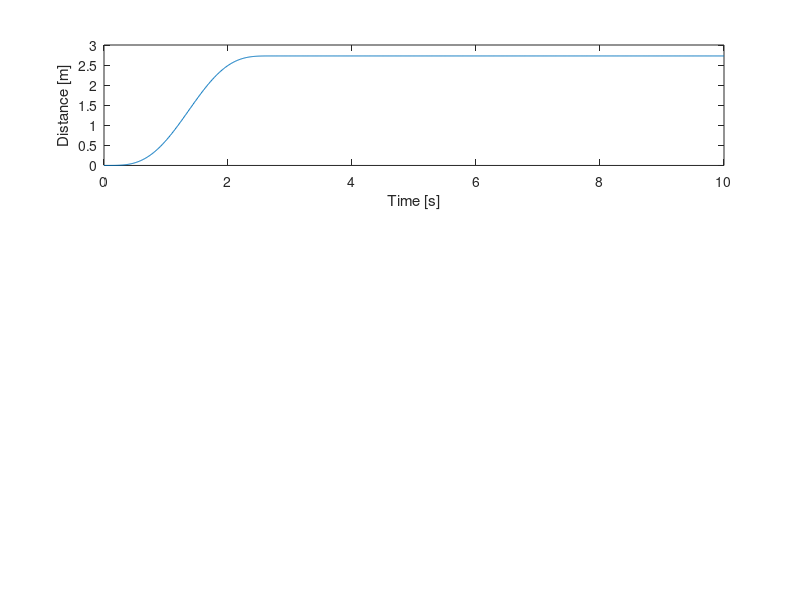

Recreate this plot in MATLAB. (Note: this script raises an error after producing the figure.)
%% TRANSFER FUNCTION 
clear all
clc
g = 9.81;
c = 0.0001003302; %damping
l = 1.80; %cable length

sys = tf([-1 0 0], [l 0 g]);  

% Experiment opstelling:
theta_f = pi/4; %gewenste eindhoek kabel
dx_object = 4; %horizontale verplaatsing bak
dx_robot = dx_object - l*sin(theta_f); 



x = 0:0.1:dx_robot; %m
time = 0:0.01:10; %s



% Choose desired input: 

% 1 = ramp input constant speed
% 2 = bang-bang motion law (1e orde continu)
% 3 = minimal rms (2e orde continu)
% 4 = 7de graads polynoom (4e orde continu, heel smooth dus eig hoop ik dat
% dit minder goed werkt)

input_type = 4;


% Loop for different velocities
iterations = 4;
indicators = zeros(iterations,2)';

for i = 1:iterations
    input = zeros(length(time),1);

    if input_type == 1
        % snelheid robot = v
        v = i; %m/s
        indicators(1,i) =v;

        % t = x/v: tijd vd beweging vd robot voor constante v
        t = dx_robot/v; %s
    
    
        ramp = v*time(1:ceil(t/0.01)); 

        %ramp
        input(1:ceil(t/0.01)) = ramp;
        %constant position at dx_robot
        input(ceil(t/0.01):end) = dx_robot;

        
    end

    if input_type == 2

        % Duratie beweging zelf te kiezen. Neem zelfde tijden als ramp
        T = dx_robot/i;
        tau1 = time(1:ceil(T/(2*0.01)))/T;
        tau2 = time(ceil(T/(2*0.01)):ceil(T/0.01))/T;
        % bang-bang
        S1 = dx_robot*2*(tau1).^2;
        S2 = dx_robot*(-2*tau2.^2+4*tau2-1);

        
        %motion law input
        input(1:ceil(T/(2*0.01))) = S1;
        input(ceil(T/(2*0.01)):ceil(T/(0.01))) = S2;
        %constant position at end
        input(ceil(T/0.01):end) = dx_robot;
    end
    

    if input_type == 3

        % Duratie beweging zelf te kiezen. Neem zelfde tijden als ramp
        T = dx_robot/i;
        tau = time(1:ceil(T/0.01))/T;
        % minimal rms
        S = dx_robot*(3*tau.^2 - 2*tau.^3);

        
        %motion law input
        input(1:ceil(T/(0.01))) = S;
        
        %constant position at end
        input(ceil(T/0.01):end) = dx_robot;
    end

    if input_type == 4

        % Duratie beweging zelf te kiezen. Neem zelfde tijden als ramp
        T = dx_robot/i;
        tau = time(1:ceil(T/0.01))/T;
        % 7th degree polynomial
        S = dx_robot*(-20*tau.^7+70*tau.^6-84*tau.^5+35*tau.^4);

        
        %motion law input
        input(1:ceil(T/(0.01))) = S;
        
        %constant position at end
        input(ceil(T/0.01):end) = dx_robot;
    end

    % Simulation
    [theta,time] = lsim(sys, input, time); 
    
    % Object position in time
    x_obj = input + l*sin(theta);
    y_obj = l*(1-cos(theta));
    
    % At which time does the object reach it's destination

    % Object final x position is 4m
    search_range_min = dx_object-0.05;
    search_range_max = dx_object+0.05;

    % Find indices where the value falls within the specified range
    indices = find(x_obj >= search_range_min & x_obj <= search_range_max);

    % Height at the destination (should always be the same!!)
    height = y_obj(indices);

    %time = timeindex / 100
    disp('Input iteration = ')
    disp(i)
    if length(indices) ~= 0 
        disp('The moment(s) the object arrives at destination is/are')
        disp(indices/100)
    else
        disp('Destination is not reached, speed too low')
    end

    disp('----------------------------------------------------------')
    
    
    %plots
    if input_type == 1
        figure
        subplot(3,1,1)
        plot(time, input)
        xlabel('Time [s]')
        ylabel('Distance [m]')
        title('Robot position for v=', i)

        subplot(3,1,2)
        plot(time,theta)
        xlabel('Time [s]')
        ylabel('Angle [rad]')
        hold on
        xline(x(end)/i, 'Color', 'r', 'LineStyle', '--');
        yline(pi/4, 'Color', 'g', 'LineStyle', '--');
        title('Theta for v=', i)
        
        subplot(3,1,3)
        plot(x_obj,y_obj)
        xlabel('x-distance [m]')
        ylabel('y-distance [m]')
        hold on
        xline(x(end), 'Color', 'r', 'LineStyle', '--');
        title('Object position')

        indicators(2,i) = 2*max(y_obj*2*g/(v^2));

       
    end

    if input_type == 2
        figure
        subplot(3,1,1)
        plot(time, input)
        xlabel('Time [s]')
        ylabel('Distance [m]')
        title('Robot position for T=', T)

        subplot(3,1,2)
        plot(time,theta)
        xlabel('Time [s]')
        ylabel('Angle [rad]')
        hold on
        xline(x(end)/i, 'Color', 'r', 'LineStyle', '--');
        yline(pi/4, 'Color', 'g', 'LineStyle', '--');
        title('Theta for T=', T)
        
        subplot(3,1,3)
        plot(x_obj,y_obj)
        xlabel('x-distance [m]')
        ylabel('y-distance [m]')
        hold on
        xline(x(end), 'Color', 'r', 'LineStyle', '--');
        title('Object position')
    end

    if input_type == 3
        figure
        subplot(3,1,1)
        plot(time, input)
        xlabel('Time [s]')
        ylabel('Distance [m]')
        title('Robot position for T=', T)

        subplot(3,1,2)
        plot(time,theta)
        xlabel('Time [s]')
        ylabel('Angle [rad]')
        hold on
        xline(x(end)/i, 'Color', 'r', 'LineStyle', '--');
        yline(pi/4, 'Color', 'g', 'LineStyle', '--');
        title('Theta for T=', T)
        
        subplot(3,1,3)
        plot(x_obj,y_obj)
        xlabel('x-distance [m]')
        ylabel('y-distance [m]')
        hold on
        xline(x(end), 'Color', 'r', 'LineStyle', '--');
        title('Object position')
    end

    if input_type == 4
        figure
        subplot(3,1,1)
        plot(time, input)
        xlabel('Time [s]')
        ylabel('Distance [m]')
        title('Robot position for T=', T)

        subplot(3,1,2)
        plot(time,theta)
        xlabel('Time [s]')
        ylabel('Angle [rad]')
        hold on
        xline(x(end)/i, 'Color', 'r', 'LineStyle', '--');
        yline(pi/4, 'Color', 'g', 'LineStyle', '--');
        title('Theta for T=', T)
        
        subplot(3,1,3)
        plot(x_obj,y_obj)
        xlabel('x-distance [m]')
        ylabel('y-distance [m]')
        hold on
        xline(x(end), 'Color', 'r', 'LineStyle', '--');
        title('Object position')
    end
end
%disp(indicators)
